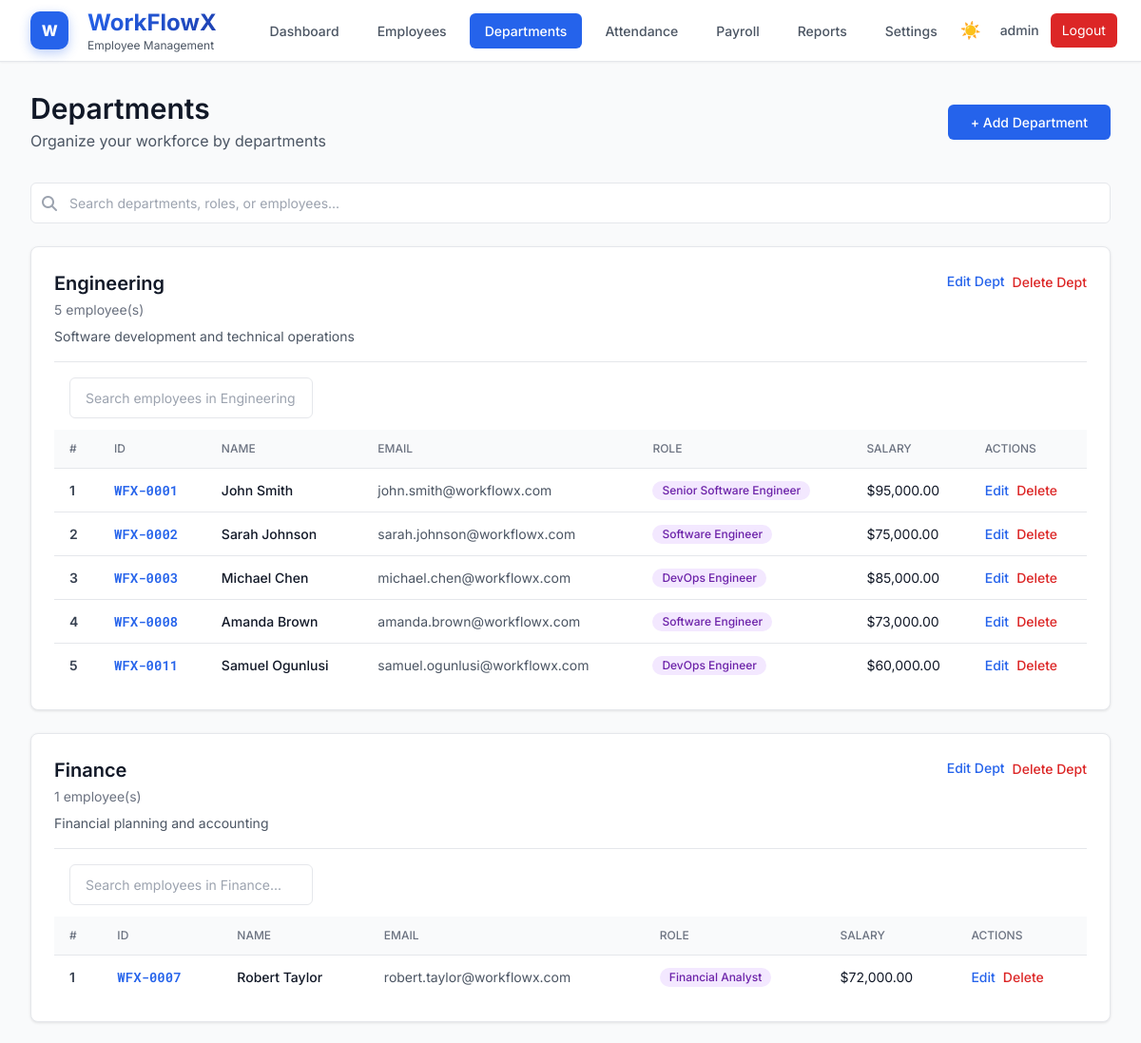
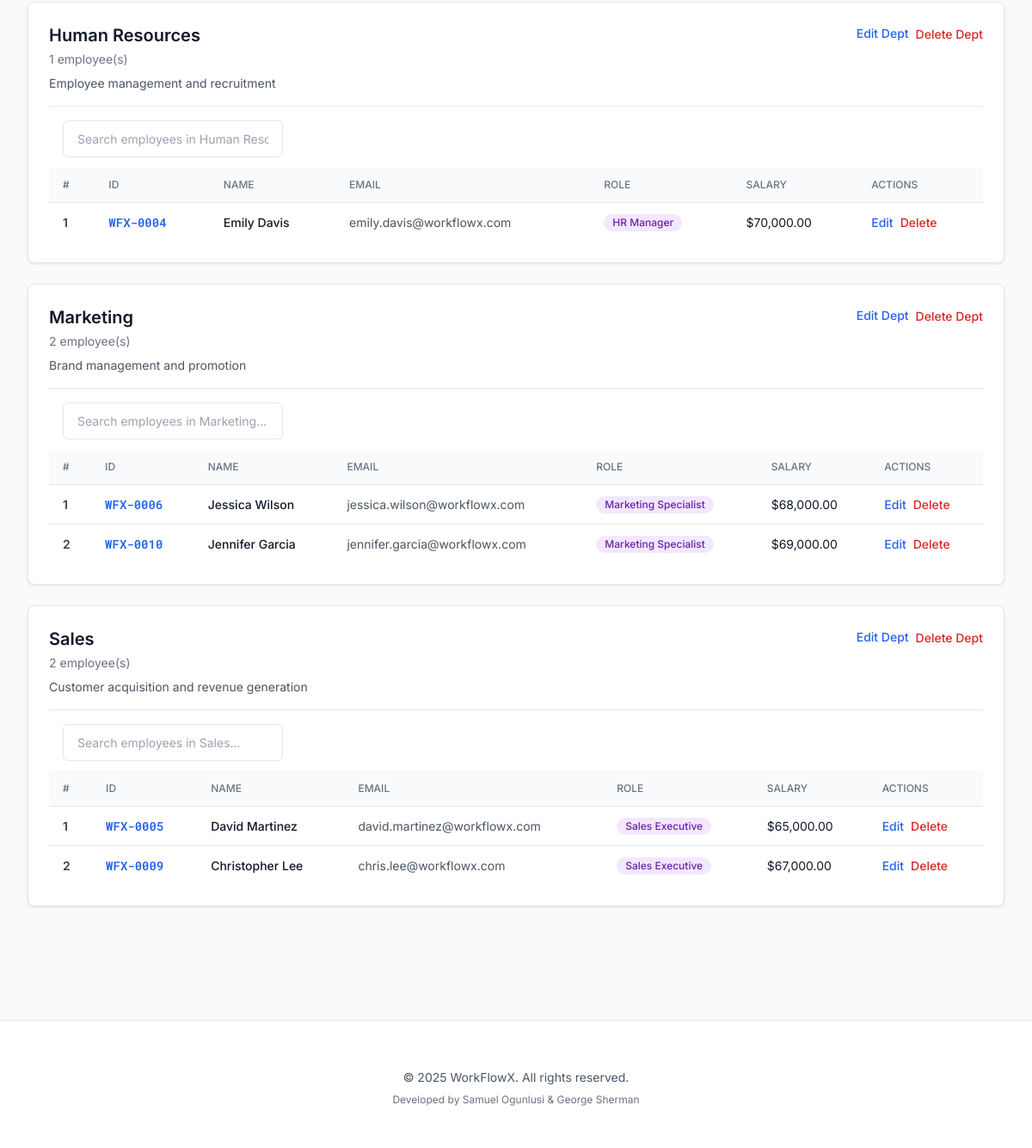
The page /departments (signed in) on the database its author committed (2 pictures, top to bottom).
### models.py (models this page shows, shortened)
class Department(db.Model):
    __tablename__ = 'departments'
    department_id = db.Column(db.Integer, primary_key=True, autoincrement=True)
    name = db.Column(db.String(100), unique=True, nullable=False, index=True)
    description = db.Column(db.Text)
    created_at = db.Column(db.DateTime, default=datetime.utcnow)
    employees = db.relationship('Employee', backref='department', lazy='dynamic')
    def get_employee_count(self):
        return self.employees.count()
    def can_delete(self):
        return self.get_employee_count() == 0

class Employee(db.Model):
    __tablename__ = 'employees'
    employee_id = db.Column(db.Integer, primary_key=True, autoincrement=True)
    name = db.Column(db.String(100), nullable=False)
    email = db.Column(db.String(120), unique=True, nullable=False, index=True)
    phone = db.Column(db.String(20))
    profile_image = db.Column(db.String(255), default='default-avatar.png')  # Profile image filename
    department_id = db.Column(db.Integer, db.ForeignKey('departments.department_id'), nullable=False)
    role_id = db.Column(db.Integer, db.ForeignKey('roles.role_id'), nullable=False)
    salary = db.Column(db.Numeric(10, 2))  # Decimal for precise currency values
    date_joined = db.Column(db.Date)
    status = db.Column(db.String(20), default='active')
    created_at = db.Column(db.DateTime, default=datetime.utcnow)
    attendance_records = db.relationship('Attendance', backref='employee', lazy='dynamic', cascade='all, delete-orphan')
    leave_requests = db.relationship('LeaveRequest', backref='employee', lazy='dynamic', cascade='all, delete-orphan')

class Role(db.Model):
    __tablename__ = 'roles'
    role_id = db.Column(db.Integer, primary_key=True, autoincrement=True)
    title = db.Column(db.String(100), unique=True, nullable=False, index=True)
    description = db.Column(db.Text)
    created_at = db.Column(db.DateTime, default=datetime.utcnow)
    employees = db.relationship('Employee', backref='role', lazy='dynamic')

### routes.py (the view)
@app.route('/departments')
@login_required
def departments():
    department_list = repo.get_all_departments()
    role_list = repo.get_all_roles()
    return render_template('departments.html',
                         departments=department_list,
                         roles=role_list,
                         user_role=session.get('role'))

### repository.py (called while the page is built)
def get_all_departments() -> List[Department]:
    try:
        return Department.query.order_by(Department.name).all()
    except Exception:
        return []

def get_all_roles() -> List[Role]:
    try:
        return Role.query.order_by(Role.title).all()
    except Exception:
        return []

### routes.py (called while the page is built)
def login_required(f):
    @wraps(f)
    def decorated_function(*args, **kwargs):
        if 'user_id' not in session:
            flash('Please log in to access this page', 'warning')
            return redirect(url_for('login'))
        return f(*args, **kwargs)
    return decorated_function

### templates/departments.html (shortened to what this page needs)
{% extends "base.html" %}
{% block content %}
<div class="mb-8 page-content">
    <div class="flex justify-between items-center">
        <div>
            <h1 class="text-3xl font-semibold text-gray-900">Departments</h1>
            <p class="text-gray-600 mt-1">Organize your workforce by departments</p>
        </div>
        {% if user_role == 'admin' %}
        <button onclick="toggleAddModal()" class="btn btn-primary">
            + Add Department
        </button>
        {% endif %}
    </div>
</div>
<div class="mb-6">
    <div class="relative">
        <input type="text"
               id="globalSearch"
               class="form-input w-full pl-10"
               placeholder="Search departments, roles, or employees..."
               onkeyup="globalSearch()">
        <i class="fas fa-search absolute left-3 top-3.5 text-gray-400"></i>
    </div>
</div>
<div class="space-y-6">
    {% for dept in departments %}
    <div class="card animate-item">
        <div class="flex justify-between items-start mb-4 pb-4 border-b border-gray-200">
            <div>
                <h3 class="text-xl font-semibold text-gray-900">{{ dept.name }}</h3>
                <p class="text-sm text-gray-500 mt-1">{{ dept.get_employee_count() }} employee(s)</p>
                <p class="text-sm text-gray-600 mt-2">{{ dept.description or 'No description provided' }}</p>
            </div>
            {% if user_role == 'admin' %}
            <div class="flex gap-2">
                <button onclick="editDepartment({{ dept.department_id }}, '{{ dept.name }}', '{{ dept.description or '' }}')"
                        class="text-blue-600 hover:text-blue-800 text-sm font-medium">
                    Edit Dept
                </button>
                <form method="POST"
                      action="{{ url_for('delete_department', department_id=dept.department_id) }}"
                      onsubmit="return confirm('Are you sure you want to delete this department?');"
                      class="inline">
                    <button type="submit"
                            class="text-red-600 hover:text-red-800 text-sm font-medium"
                            {% if not dept.can_delete() %}disabled title="Cannot delete department with employees"{% endif %}>
                        Delete Dept
                    </button>
                </form>
            </div>
            {% endif %}
        </div>
        {% if dept.employees %}
        <div class="mb-3 px-4">
            <input type="text"
                   class="form-input w-full sm:w-64"
                   placeholder="Search employees in {{ dept.name }}..."
                   onkeyup="searchTableRows(this, 'dept-table-{{ dept.department_id }}')">
        </div>
        <div class="overflow-x-auto">
            <table class="min-w-full divide-y divide-gray-200" id="dept-table-{{ dept.department_id }}">
                <thead class="bg-gray-50">
                    <tr>
                        <th class="px-4 py-3 text-left text-xs font-medium text-gray-500 uppercase">#</th>
                        <th class="px-4 py-3 text-left text-xs font-medium text-gray-500 uppercase">ID</th>
                        <th class="px-4 py-3 text-left text-xs font-medium text-gray-500 uppercase">Name</th>
                        <th class="px-4 py-3 text-left text-xs font-medium text-gray-500 uppercase">Email</th>
                        <th class="px-4 py-3 text-left text-xs font-medium text-gray-500 uppercase">Role</th>
                        <th class="px-4 py-3 text-left text-xs font-medium text-gray-500 uppercase">Salary</th>
                        {% if user_role == 'admin' %}
                        <th class="px-4 py-3 text-left text-xs font-medium text-gray-500 uppercase">Actions</th>
                        {% endif %}
                    </tr>
                </thead>
                <tbody class="bg-white divide-y divide-gray-200">
                    {% for emp in dept.employees %}
                    <tr class="hover:bg-gray-50">
                        <td class="px-4 py-3 text-sm font-semibold text-gray-700">{{ loop.index }}</td>
                        <td class="px-4 py-3 text-sm font-mono font-semibold text-blue-600">WFX-{{ "%04d"|format(emp.employee_id) }}</td>
                        <td class="px-4 py-3 text-sm font-medium text-gray-900">{{ emp.name }}</td>
                        <td class="px-4 py-3 text-sm text-gray-600">{{ emp.email }}</td>
                        <td class="px-4 py-3 text-sm text-gray-600">
                            <span class="inline-flex items-center px-2.5 py-0.5 rounded-full text-xs font-medium bg-purple-100 text-purple-800 dark:bg-purple-900 dark:text-purple-200">
                                {{ emp.role.title if emp.role else 'No Role' }}
                            </span>
                        </td>
                        <td class="px-4 py-3 text-sm text-gray-900">${{ "{:,.2f}".format(emp.salary) if emp.salary else '0.00' }}</td>
                        {% if user_role == 'admin' %}
                        <td class="px-4 py-3 text-sm">
                            <div class="flex gap-2">
                                <a href="{{ url_for('edit_employee', employee_id=emp.employee_id) }}"
                                   class="text-blue-600 hover:text-blue-800 font-medium">Edit</a>
                                <form method="POST"
                                      action="{{ url_for('delete_employee', employee_id=emp.employee_id) }}"
                                      onsubmit="return confirm('Are you sure you want to delete {{ emp.name }}?');"
                                      class="inline">
                                    <button type="submit" class="text-red-600 hover:text-red-800 font-medium">Delete</button>
                                </form>
                            </div>
                        </td>
                        {% endif %}
                    </tr>
                    {% endfor %}
                </tbody>
            </table>
        </div>
        {% else %}
        <p class="text-sm text-gray-500 italic">No employees in this department yet.</p>
        {% endif %}
    </div>
    {% endfor %}
</div>
{% endblock %}

### templates/base.html (shortened to what this page needs)
<!DOCTYPE html>
<html lang="en">
<head>
    <link rel="stylesheet" href="https://cdnjs.cloudflare.com/ajax/libs/font-awesome/6.4.0/css/all.min.css">
    <script src="https://cdn.tailwindcss.com"></script>
    <link rel="stylesheet" href="{{ url_for('static', filename='css/style.css') }}">
</head>
<body class="bg-gray-50 font-sans">
    {% if session.user_id %}
    <nav class="bg-white shadow-sm border-b border-gray-200 fixed w-full top-0 z-50" style="background-color: var(--bg-primary); border-color: var(--border-color);">
        <div class="max-w-7xl mx-auto px-2 sm:px-4 lg:px-8">
            <div class="flex justify-between items-center min-h-16 py-2">
                <a href="{% if session.role == 'admin' %}{{ url_for('dashboard') }}{% else %}{{ url_for('employee_dashboard') }}{% endif %}" class="flex items-center flex-shrink-0 mr-2 hover:opacity-80 transition-opacity">
                    <div class="logo-icon text-sm sm:text-base">W</div>
                    <div class="ml-1 sm:ml-2">
                        <h1 class="text-sm sm:text-lg md:text-2xl font-bold leading-tight" style="background: linear-gradient(135deg, #2563eb 0%, #1e40af 100%); -webkit-background-clip: text; -webkit-text-fill-color: transparent; background-clip: text;">WorkFlowX</h1>
                        <p class="text-xs text-gray-600 dark:text-gray-400 hidden sm:block">Employee Management</p>
                    </div>
                </a>
                <div class="hidden md:flex items-center space-x-2 ml-8">
                    {% if session.role == 'admin' %}
                        <a href="{{ url_for('dashboard') }}" class="nav-link {% if request.endpoint == 'dashboard' %}active{% endif %}">
                            Dashboard
                        </a>
                        <a href="{{ url_for('employees') }}" class="nav-link {% if 'employee' in request.endpoint and 'employee_dashboard' not in request.endpoint %}active{% endif %}">
                            Employees
                        </a>
                        <a href="{{ url_for('departments') }}" class="nav-link {% if 'department' in request.endpoint %}active{% endif %}">
                            Departments
                        </a>
                        <a href="{{ url_for('attendance') }}" class="nav-link {% if 'attendance' in request.endpoint and 'qr' not in request.endpoint %}active{% endif %}">
                            Attendance
                        </a>
                        <a href="{{ url_for('payroll_dashboard') }}" class="nav-link {% if 'payroll' in request.endpoint %}active{% endif %}">
                            Payroll
                        </a>
                        <a href="{{ url_for('reports') }}" class="nav-link {% if 'report' in request.endpoint or 'export' in request.endpoint %}active{% endif %}">
                            Reports
                        </a>
                        <a href="{{ url_for('admin_settings') }}" class="nav-link {% if 'settings' in request.endpoint %}active{% endif %}">
                            Settings
                        </a>
                    {% endif %}
                </div>
                <div class="flex items-center gap-1 sm:gap-2 md:gap-3 flex-shrink-0">
                    <button onclick="toggleDarkMode()" class="p-1.5 sm:p-2 rounded-md hover:bg-gray-200 dark:hover:bg-gray-700 transition-colors" title="Toggle Dark Mode">
                        <span id="theme-icon" style="font-size: 1.1rem; transition: all 0.3s ease;">☀️</span>
                    </button>
                    <span class="hidden sm:inline text-xs sm:text-sm font-medium" style="color: var(--text-secondary);">
                        {{ session.username }}
                    </span>
                    <a href="{{ url_for('logout') }}" class="text-xs sm:text-sm px-2 sm:px-3 py-1.5 sm:py-2 rounded-md whitespace-nowrap bg-red-600 text-white hover:bg-red-700 transition-colors">
                        Logout
                    </a>
                </div>
            </div>
        </div>
    </nav>
    {% endif %}
    <main class="{% if session.user_id %}pt-16{% endif %}">
        <div class="{% if session.user_id %}max-w-7xl mx-auto px-4 lg:px-8 py-8{% endif %}">
            {% block content %}{% endblock %}
        </div>
    </main>
    {% if session.user_id %}
    <footer class="border-t mt-auto pt-8 pb-6" style="background-color: var(--bg-primary); border-color: var(--border-color); margin-top: 100px;">
        <div class="max-w-7xl mx-auto px-4 lg:px-8 py-6">
            <div class="text-center">
                <p class="text-sm mb-2" style="color: var(--text-secondary);">
                    &copy; 2025 WorkFlowX. All rights reserved.
                </p>
                <p class="text-xs" style="color: var(--text-tertiary);">
                    Developed by Samuel Ogunlusi & George Sherman
                </p>
            </div>
        </div>
    </footer>
    {% endif %}
</body>
</html>

### static/css/style.css (style rules this page uses)
:root { --bg-primary: #ffffff; --bg-secondary: #f9fafb; --bg-tertiary: #f3f4f6; --text-primary: #111827; --text-secondary: #4b5563; --text-tertiary: #6b7280; --border-color: #e5e7eb; --shadow: rgba(0, 0, 0, 0.1); --accent: #2563eb; --accent-hover: #1d4ed8; --accent-light: #3b82f6; }
body { background-color: var(--bg-secondary); color: var(--text-primary); transition: background-color 0.3s ease, color 0.3s ease; }
.page-content { animation: fadeInUp 0.6s ease-out; }
.animate-item { animation: fadeInUp 0.5s ease-out; animation-fill-mode: both; }
.animate-item:nth-child(1) { animation-delay: 0.1s; }
.animate-item:nth-child(2) { animation-delay: 0.15s; }
.animate-item:nth-child(3) { animation-delay: 0.2s; }
.animate-item:nth-child(4) { animation-delay: 0.25s; }
.animate-item:nth-child(5) { animation-delay: 0.3s; }
.logo-icon { width: 40px; height: 40px; background: #2563eb; border-radius: 10px; display: flex; align-items: center; justify-content: center; font-weight: 800; color: white; font-size: 18px; letter-spacing: -0.5px; margin-right: 0.75rem; box-shadow: 0 4px 12px rgba(37, 99, 235, 0.3); transition: all 0.2s ease; }
.nav-link { display: inline-flex; align-items: center; padding: 0.5rem 1rem; font-size: 0.875rem; font-weight: 500; color: var(--text-secondary); border-radius: 0.375rem; transition: all 0.2s; }
.nav-link.active { background-color: var(--accent); color: white; }
.btn { display: inline-flex; align-items: center; padding: 0.5rem 1.5rem; font-size: 0.875rem; font-weight: 500; border-radius: 0.375rem; transition: all 0.2s; cursor: pointer; border: none; }
.btn-primary { background-color: var(--accent); color: white; }
.form-input { width: 100%; padding: 0.625rem 1rem; border: 1px solid var(--border-color); border-radius: 0.375rem; font-size: 0.875rem; transition: all 0.2s; background-color: var(--bg-primary); color: var(--text-primary); }
.card { background-color: var(--bg-primary); border-radius: 0.5rem; box-shadow: 0 1px 3px 0 var(--shadow); padding: 1.5rem; border: 1px solid var(--border-color); }

### rows shown on the page
Department: name "Engineering", get_employee_count "5", description "Software development and technical operations", name "Search employees in Engineering..."
Employee: employee_id "0001", name "John Smith", email "john.smith@workflowx.com", role "Senior Software Engineer", salary "95,000.00"
Employee: employee_id "0002", name "Sarah Johnson", email "sarah.johnson@workflowx.com", role "Software Engineer", salary "75,000.00"
Employee: employee_id "0003", name "Michael Chen", email "michael.chen@workflowx.com", role "DevOps Engineer", salary "85,000.00"
Employee: employee_id "0008", name "Amanda Brown", email "amanda.brown@workflowx.com", role "Software Engineer", salary "73,000.00"
Employee: employee_id "0011", name "Samuel Ogunlusi", email "samuel.ogunlusi@workflowx.com", role "DevOps Engineer", salary "60,000.00"
Department: name "Finance", get_employee_count "1", description "Financial planning and accounting", name "Search employees in Finance..."
Employee: employee_id "0007", name "Robert Taylor", email "robert.taylor@workflowx.com", role "Financial Analyst", salary "72,000.00"
Department: name "Human Resources", get_employee_count "1", description "Employee management and recruitment", name "Search employees in Human Resources..."
Employee: employee_id "0004", name "Emily Davis", email "emily.davis@workflowx.com", role "HR Manager", salary "70,000.00"
Department: name "Marketing", get_employee_count "2", description "Brand management and promotion", name "Search employees in Marketing..."
Employee: employee_id "0006", name "Jessica Wilson", email "jessica.wilson@workflowx.com", role "Marketing Specialist", salary "68,000.00"
Employee: employee_id "0010", name "Jennifer Garcia", email "jennifer.garcia@workflowx.com", role "Marketing Specialist", salary "69,000.00"
Department: name "Sales", get_employee_count "2", description "Customer acquisition and revenue generation", name "Search employees in Sales..."
Employee: employee_id "0005", name "David Martinez", email "david.martinez@workflowx.com", role "Sales Executive", salary "65,000.00"
Employee: employee_id "0009", name "Christopher Lee", email "chris.lee@workflowx.com", role "Sales Executive", salary "67,000.00"

### other values the page prints
{{ session.username }} "admin"
